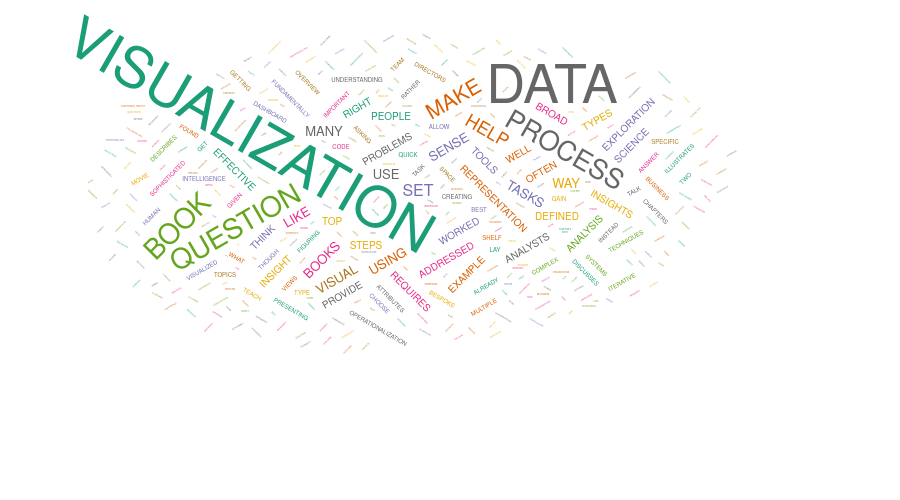

Specify this chart in Vega-Lite:
### Vega specification from a JSON file in a GitHub repository (floating-point values rounded to 4 significant figures)
{"$schema": "https://vega.github.io/schema/vega/v3.0.json", "name": "wordcloud", "width": 900, "height": 500, "padding": 0, "data": [{"name": "table", "__comment": "this is a cleaned-up copy of the text from Chapter 1. Manually removed (s) from visualization, question, others", "values": ["Visualization is a vital tool to understand and share insights around data. The right visualization can help express a core idea, or open a space to examination; it can get the world talking about a dataset, or sharing an insight.", "visualization can take many forms, from views that support exploratory analysis (top left), to those that provide quick overviews in a dashboard (bottom), to an infographic about popular topics (top right).", "visualization provide a direct and tangible representation of data. They allow us to confirm hypotheses and gain insights. When incorporated into the data analysis process early and often, visualization can fundamentally alter the question that someone is asking.", "Creating effective visualization is hard. Not because a data set requires an exotic and bespoke visual representation -- for many problems standard statistical charts will suffice. And not because creating a visualization requires coding expertise in an unfamiliar programming language -- off-the-shelf tools like Excel, Tableau, and R are ample. ", "Rather, visualization are challenging to create because the problems that are best addressed by visualization are complex and ill-formed. The task of figuring out _what attributes_ of a data set are important is often conflated with figuring out _what type of visualization_ to use. Comparatively speaking, though, picking a chart type to represent specific attributes in a data set is easy. In contrast, deciding on which data attributes will help answer a question is a complex, poorly-defined, and user-driven process; it can require rounds of visualization and exploration to resolve. In this book we focus on the process of going from high-level question to well-defined data analysis tasks, and how to incorporate visualization along the way to clarify understanding and gain insights.", "Who is this book for?", "This book is for people with access to data and, perhaps, a suite of computational tools, but who are less than sure how to turn that data into visual insight. We have sometimes found that many data science books that you can figure out what how to visualize the data once collected; and that visualization books can often assume that you already have a well-defined question, ready to be visualized. If, like us, you would like to address these assumptions, then this book is for you.", "This book does not teach the reader how to clean and manage data in detail, or how to write visualization code: there are already great books on these topics (and, when relevant, we point to some of them). Rather, we will talk about why those processes are important. Similarly, this book will not teach you how to choose a beautiful colormap or select a typeface. Instead, we lay out a framework for how to think about data given the possibilities, and constraints, of visual exploration. Our goal is to show how to effectively use visualization to make sense of data.", "Who are we?", "The authors of this book have a combined three decades of experience in make sense of data through designing and using visualization. We have worked with data from a broad range of fields: biology and urban transportation, business intelligence and scientific visualization, debugging code and building maps. We have worked with analysts from a variety of organizations, from small, academic science labs to teams of data analysts embedded in large companies. Some of the projects we have worked on result in sophisticated, bespoke visualization systems designed collaboratively with domain specialists, and other times we have pointed people to off-the-shelf visualization tools after a few conversations. We have taught university classes in visualization, and given lectures and tutorials. All in all, we have visualized thousands of data sets.", "We have found that our knowledge about visualization techniques, solutions, and systems shapes the way that we think and reason about data. Visualization is fundamentally about presenting data in a way that elicits human reasoning,  that makes room for individual interpretations, and supports exploration. We help our collaborators to make their question and data reflect these values. The process we lay out in this book describes our method.", "Overview of chapters", "illustrates the process of make sense with visualization in a quick example, exposing the role that a visual representation can play in data discovery.", "starts to get into details. It discusses a mechanism to help narrow a question from a broad task into something that can be addressed with an iterative visualization process. For example, the broad question _“Who are the best movie directors?”_ does not necessarily suggest a specific visualization – but _“Find movie directors who directed top-grossing movies using an IMDB data set.”_ can lead more directly to an answer by way of a visualization or two. This process creates an operationalized question, one that consists of particular tasks that can be addressed with data.", "This process of narrowing a question down to actionable tasks requires input from multiple stakeholders. <<DataCounseling>> lays out an iterative set of steps for getting to the operationalization, which we call _data counseling_. These steps include finding the right people to talk to, asking effective question, and rapidly exploring the data through increasingly sophisticated prototypes.", "The numerical nitty-gritty of the book follows.  discusses types and relations of data, and defines and uses terms like dimensions and measures, or categorical and quantitative.  then organizes common visualization types by the tasks that they fulfill and the data that they use. Last, <<multiview>> explores visualization techniques that use multiple views and interaction.", "These chapters are meant to provide an overview of some of the most effective and commonly used ideas for supporting sense-make with visualization, and are are framed using the operationalization and data counseling process to help guide decision-make about which visualization to choose.", "With this understanding of getting to insight--from question to data to visualization-—the remainder of the book illustrates two examples of carrying out these steps. A case study in <<casestudies_lync>> describes the creation of a business intelligence dashboard, in collaboration with a team of developers and analysts at Microsoft. <<casestudies_fruitfly>> draws from science, instead, presenting an example with a team of scientists who work with biological data.  These problems illustrate the flexibility of the process, as well as the diverse types of outcomes that are possible.", "There are many things that will not be covered in this book. Space does not allow for the perceptual aspects of visualization, human factors components of interfaces, or instructions for using toolkits. We think, though, that the aspect that we have chosen to present here--this discussion of how to conceptualize a problem for visualization--will help make other books and resources more useful."], "transform": [{"type": "countpattern", "field": "data", "case": "upper", "pattern": "[\\w']{3,}", "stopwords": "(i|me|my|myself|we|us|our|ours|ourselves|you|your|yours|yourself|yourselves|he|him|his|himself|she|her|hers|herself|it|its|itself|they|them|their|theirs|themselves|what|which|who|whom|whose|this|that|these|those|am|is|are|was|were|be|been|being|have|has|had|having|do|does|did|doing|will|would|should|can|could|ought|i'm|you're|he's|she's|it's|we're|they're|i've|you've|we've|they've|i'd|you'd|he'd|she'd|we'd|they'd|i'll|you'll|he'll|she'll|we'll|they'll|isn't|aren't|wasn't|weren't|hasn't|haven't|hadn't|doesn't|don't|didn't|won't|wouldn't|shan't|shouldn't|can't|cannot|couldn't|mustn't|let's|that's|who's|what's|here's|there's|when's|where's|why's|how's|a|an|the|and|but|if|or|because|as|until|while|of|at|by|for|with|about|against|between|into|through|during|before|after|above|below|to|from|up|upon|down|in|out|on|off|over|under|again|further|then|once|here|there|when|where|why|how|all|any|both|each|few|more|most|other|some|such|no|nor|not|only|own|same|so|than|too|very|say|says|said|shall)"}, {"type": "formula", "as": "angle", "expr": "[-45, -30, 0, 30, 45][~~(random() * 5)]"}, {"type": "formula", "as": "weight", "expr": "200"}]}], "scales": [{"name": "colors", "type": "ordinal", "range": ["#1b9e77", "#d95f02", "#7570b3", "#e7298a", "#66a61e", "#e6ab02", "#a6761d", "#666666"]}], "marks": [{"type": "text", "from": {"data": "table"}, "encode": {"enter": {"text": {"field": "text"}, "align": {"value": "center"}, "baseline": {"value": "alphabetic"}, "fill": {"scale": "colors", "field": "text"}}, "update": {"fillOpacity": {"value": 1}}, "hover": {"fillOpacity": {"value": 0.5}}}, "transform": [{"type": "wordcloud", "size": [800, 400], "text": {"field": "text"}, "rotate": {"field": "datum.angle"}, "font": "Helvetica Neue, Arial", "fontSize": {"field": "datum.count"}, "fontWeight": {"field": "datum.weight"}, "fontSizeRange": [2, 56], "padding": 2}]}]}
